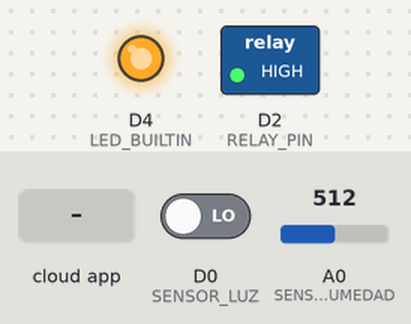
This sketch was run on a simulated ESP8266 (NodeMCU). On the bench: switched loads named in the sketch (green lamp = pin HIGH), output pins drawn as LEDs (lit = HIGH, except the on-board LED, lit = LOW). The inputs (shaded band) are chosen by the test bench; at power-on: A0 (SENSOR_HUMEDAD) = 512, D0 (SENSOR_LUZ) LOW. WiFi joins after 1.5 s; servers stay silent unless stated; network time is answered at once with the bench clock; the local clock reads 2024-03-15 10:24:30 at power-on unless the sketch sets it; the Firebase database answers and starts empty; what the sketch prints to the serial monitor is not drawn.

Above: at 2.7 s.
2.8 s: the phone or cloud app sets status to pending
16.8 s: A0 (SENSOR_HUMEDAD) set to 485
At 17.7 s:
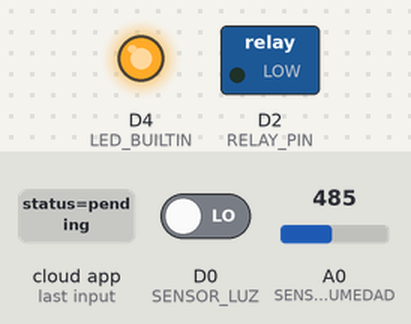
28.3 s: A0 (SENSOR_HUMEDAD) set to 510
At 37.7 s:
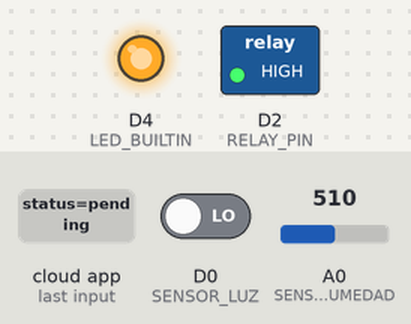
Timing chart, 0 to 43.6 s (numbered marks = the images above; inputs shaded):
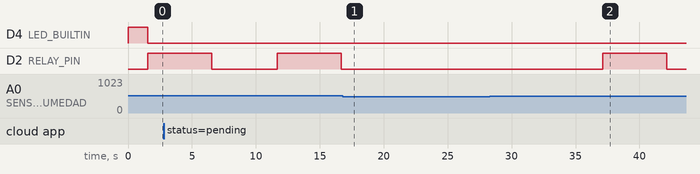

Measured:
- the behaviour switches between 501 and 500 on A0 (SENSOR_HUMEDAD) (found by bisection; images 0 and 1)
- after the input at 16.8 s, D2 (RELAY_PIN): stays LOW (without the input it goes to HIGH after 9.9 s)
- after the input at 28.3 s, D4 (LED_BUILTIN): stays LOW (without the input it goes to HIGH after 8.8 s); D2 (RELAY_PIN): LOW → HIGH after 8.8 s, → LOW 5.0 s later

The sketch:

arduino-riego.ino
```cpp
#include <ESP8266WiFi.h>
#include <FirebaseESP8266.h>
#include <NTPClient.h>
#include <WiFiUdp.h>

// ---------- WiFi ----------
#define WIFI_SSID "OreoInvertido"
#define WIFI_PASSWORD "NoRacist"

// ---------- Firebase ----------
#define FIREBASE_HOST "sriegosystem-oreoinvertido-default-rtdb.firebaseio.com"
#define FIREBASE_AUTH "K6htk011SVdmtHowE95m5S4zFKU9vkMD1iu0U9wG"

// ---------- Pines ----------
#define RELAY_PIN D2
#define SENSOR_HUMEDAD A0
#define SENSOR_LUZ D0
const int humedadUmbral = 500;

FirebaseData fbdo;
FirebaseAuth auth;
FirebaseConfig config;

WiFiUDP ntpUDP;
NTPClient timeClient(ntpUDP, "pool.ntp.org", 0, 60000);  // UTC cada 60 seg

void setup() {
  pinMode(RELAY_PIN, OUTPUT);
  digitalWrite(RELAY_PIN, LOW);
  pinMode(LED_BUILTIN, OUTPUT);
  digitalWrite(LED_BUILTIN, HIGH);

  Serial.begin(9600);

  WiFi.begin(WIFI_SSID, WIFI_PASSWORD);
  Serial.print("Conectando a WiFi");
  while (WiFi.status() != WL_CONNECTED) {
    delay(500);
    Serial.print(".");
  }
  Serial.println("\nWiFi conectado ✅");

  timeClient.begin();
  while (!timeClient.update()) {
    timeClient.forceUpdate();
  }

  // Configurar Firebase
  config.host = FIREBASE_HOST;
  config.signer.tokens.legacy_token = FIREBASE_AUTH;
  Firebase.begin(&config, &auth);
  Firebase.reconnectWiFi(true);
  Serial.println("Conectado a Firebase 🔥");
}


void enviarMedicion() {
  int humedad = analogRead(SENSOR_HUMEDAD);
  int luz = digitalRead(SENSOR_LUZ); // 0 = buena luz, 1 = poca luz
  String timestamp = timeClient.getFormattedTime();

  FirebaseJson json;
  json.set("humedad", humedad);
  json.set("luz", luz);
  json.set("timestamp", timestamp);

  String path = "/sensorReadings";
  if (Firebase.pushJSON(fbdo, path, json)) {
    Serial.println("✅ Datos enviados:");
    Serial.println(json.raw());
  } else {
    Serial.print("❌ Error al enviar: ");
    Serial.println(fbdo.errorReason());
  }
}

void regarAutomaticamente() {
  int humedad = analogRead(SENSOR_HUMEDAD);
  if (humedad > humedadUmbral) {
    Serial.println("Suelo seco - Encendiendo bomba 💧");
    digitalWrite(RELAY_PIN, HIGH);
    digitalWrite(LED_BUILTIN, LOW);
    delay(5000);
    digitalWrite(RELAY_PIN, LOW);
    delay(5000);
  } else {
    Serial.println("Suelo húmedo - Apagando bomba 🌱");
    digitalWrite(RELAY_PIN, LOW);
    digitalWrite(LED_BUILTIN, HIGH);
  }
}

void regarPorComando() {
  Serial.println("Comando de riego recibido ⚙️");

  int humedad = analogRead(SENSOR_HUMEDAD);
  if (humedad > humedadUmbral) {
    digitalWrite(RELAY_PIN, HIGH);
    delay(5000);
    digitalWrite(RELAY_PIN, LOW);
    delay(10000);  // Tiempo de espera, a que se humedezca la tierra.
    humedad = analogRead(SENSOR_HUMEDAD);
    if (humedad > humedadUmbral) {
      Serial.println("Tierra muy seca, continuando el riego ➡️");
      digitalWrite(RELAY_PIN, HIGH);
      delay(5000);
      digitalWrite(RELAY_PIN, LOW);
    }
  }

  enviarMedicion();
  Firebase.set(fbdo, "/commands/regar/status", "completed");
}

void loop() {
  // Regar automaticamente si el umbral es menor a 500.
  regarAutomaticamente();

  // Revisa si hay comando de riego
  String comandoPath = "/commands/regar/status";
  if (Firebase.getString(fbdo, comandoPath) && fbdo.stringData() == "pending") {
    Serial.println("Riego por comando - ACTIVADO 💧");
    regarPorComando();
  }
  enviarMedicion();
  delay(10000);
}
```
